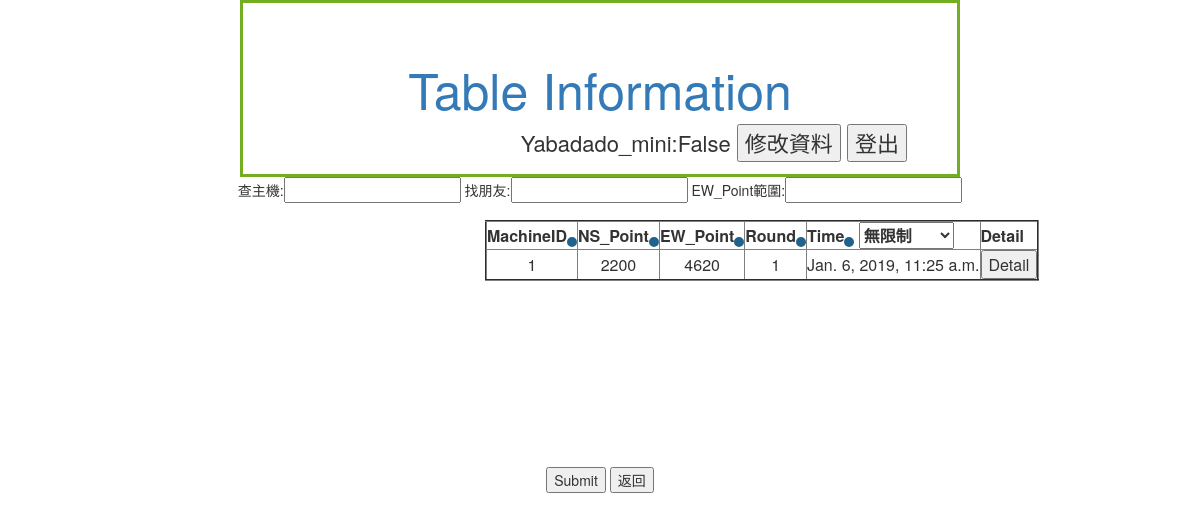
/Member/Table/ (signed in), run on an earlier commit of the app's database.
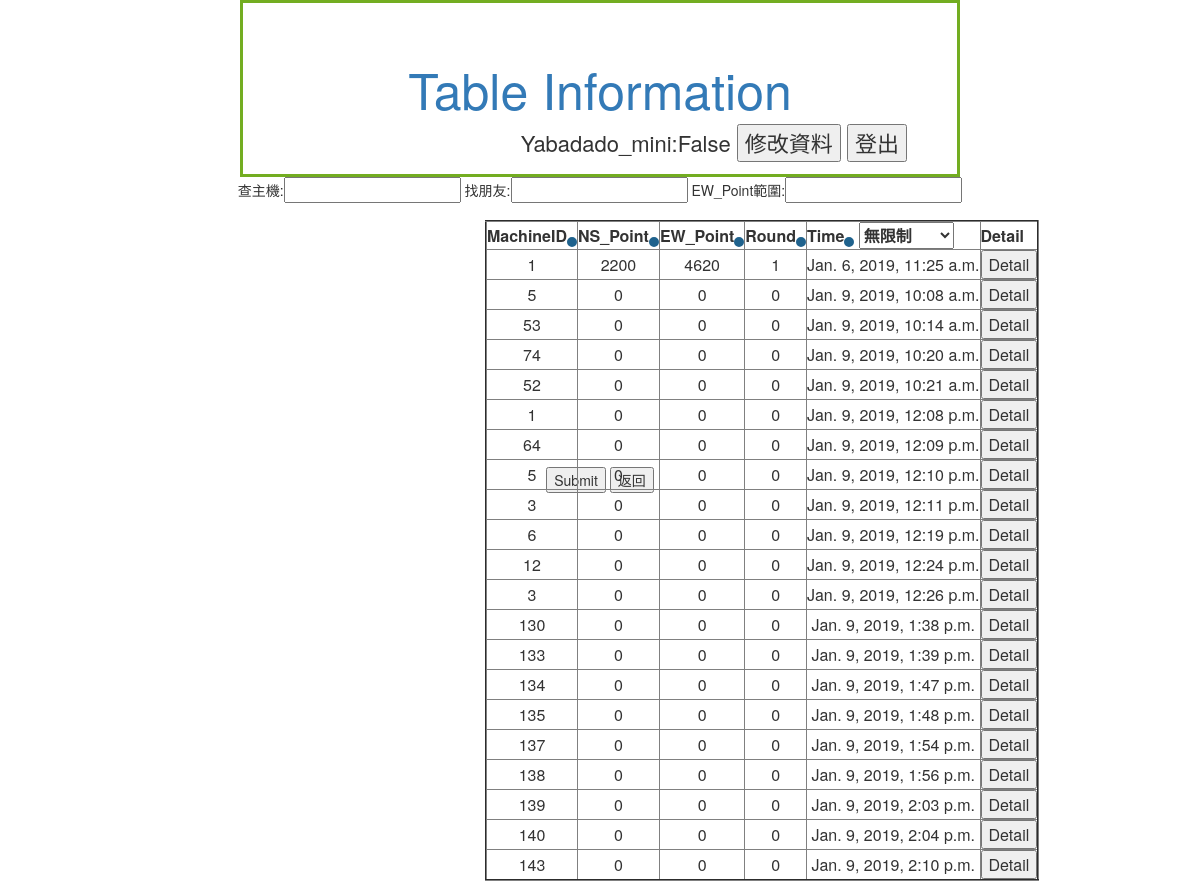
And on a later commit of the database.
### Member/models.py (models this page shows, shortened)
class table(models.Model):
    time = models.DateTimeField(verbose_name="time",auto_now=True)
    NS_TotalPoint = models.DecimalField(max_digits = 5,decimal_places=0)
    EW_TotalPoint = models.DecimalField(max_digits = 5,decimal_places=0)
    RoundNum = models.DecimalField(max_digits = 10,decimal_places=0)     #總共進行幾個ROUND Eg. 1/4/16
    MachineID = models.DecimalField(max_digits = 10,decimal_places=0)

### Member/views.py (the view, shortened to what this page needs)
# urls.py: path('Table/',views.tableinformation,name = 'table'),
@login_required(login_url='/Member/login/')
def tableinformation(request,tid='x'):
	permission = False
	seats = seat.objects.filter(PlayerID=request.user.id)
	mytable = []
	for s in seats:
		mytable.append(s.TableID.pk)
	mytable = set(mytable)		#去除重複
	tables = table.objects.filter(pk__in=mytable)		#一般使用者
	if request.user.is_staff==True:
		permission = True			#管理者
		tables = table.objects.all()
	name = Name(request)
	if	tid=="x":		# 牌桌資訊一覽
		return render(request,"Member/table.html",locals())

### Member/views.py (called while the page is built)
def Name(request):
	name = request.user.first_name
	if name == "":
		name = request.user.username
	return name

### Member/templates/Member/table.html (shortened to what this page needs)
{% extends 'Member/base.html' %}
{%block title%}
    Table Information
{%endblock%}
{%block user%}
        {{name}}:{{permission}}
        <input type="button" value="修改資料" onclick="location='/Member/modify/'">
        <input type="button" value="登出" onclick="location='/Member/logout/'">
{%endblock%}
{%block content%}
<form method="post" action="/Member/Table/">
<div style="">
    查主機:<input type="text" name="BMBC">
    找朋友:<input type="text" name="Friend">
    EW_Point範圍:<input type="text" name="EW_Point"><br>
</div>
<div style="position:absolute;top:220px;left:485px">
    <table style="text-align:center;" border="2" align="center" >
        <tr><th>MachineID<input type="submit" name = 'order'value="MachineID"></th>
        <th>NS_Point<input type="submit" name = 'order'value="NS_TotalPoint"></th>
        <th>EW_Point<input type="submit" name = 'order'value="EW_TotalPoint"></th>
        <th>Round<input type="submit" name = 'order'value="RoundNum"></th>
        <th>Time<input type="submit" name = 'order'value="-time">
            <select name="TimeRange">
                <option value="99999">無限制</option>
            </select>
        </th>
        <th>Detail</th>
        {%for table in tables%}
        <tr>
        <td>{{table.MachineID}}</td>
        <td>{{table.NS_TotalPoint}}</td>
        <td>{{table.EW_TotalPoint}}</td>
        <td>{{table.RoundNum}}</td>
            <td>{{table.time}}</td>
        <td><input type="button" onclick="location.href='{{table.pk}}'"value="Detail"></td>
        </tr>
        {%endfor%}
    </table>
</div>
{%endblock%}
{%block bottom%}
<input type="submit" class="a">
{%endblock%}

What changed in the data, as far as the page shows it:
added table: MachineID "5", NS_TotalPoint "0", EW_TotalPoint "0", RoundNum "0", time "Jan. 9, 2019, 10:08 a.m."
added table: MachineID "53", NS_TotalPoint "0", EW_TotalPoint "0", RoundNum "0", time "Jan. 9, 2019, 10:14 a.m."
added table: MachineID "74", NS_TotalPoint "0", EW_TotalPoint "0", RoundNum "0", time "Jan. 9, 2019, 10:20 a.m."
added table: MachineID "52", NS_TotalPoint "0", EW_TotalPoint "0", RoundNum "0", time "Jan. 9, 2019, 10:21 a.m."
added table: MachineID "1", NS_TotalPoint "0", EW_TotalPoint "0", RoundNum "0", time "Jan. 9, 2019, 12:08 p.m."
added table: MachineID "64", NS_TotalPoint "0", EW_TotalPoint "0", RoundNum "0", time "Jan. 9, 2019, 12:09 p.m."
added table: MachineID "5", NS_TotalPoint "0", EW_TotalPoint "0", RoundNum "0", time "Jan. 9, 2019, 12:10 p.m."
added table: MachineID "3", NS_TotalPoint "0", EW_TotalPoint "0", RoundNum "0", time "Jan. 9, 2019, 12:11 p.m."
added table: MachineID "6", NS_TotalPoint "0", EW_TotalPoint "0", RoundNum "0", time "Jan. 9, 2019, 12:19 p.m."
added table: MachineID "12", NS_TotalPoint "0", EW_TotalPoint "0", RoundNum "0", time "Jan. 9, 2019, 12:24 p.m."
added table: MachineID "3", NS_TotalPoint "0", EW_TotalPoint "0", RoundNum "0", time "Jan. 9, 2019, 12:26 p.m."
added table: MachineID "130", NS_TotalPoint "0", EW_TotalPoint "0", RoundNum "0", time "Jan. 9, 2019, 1:38 p.m."
added table: MachineID "133", NS_TotalPoint "0", EW_TotalPoint "0", RoundNum "0", time "Jan. 9, 2019, 1:39 p.m."
added table: MachineID "134", NS_TotalPoint "0", EW_TotalPoint "0", RoundNum "0", time "Jan. 9, 2019, 1:47 p.m."
added table: MachineID "135", NS_TotalPoint "0", EW_TotalPoint "0", RoundNum "0", time "Jan. 9, 2019, 1:48 p.m."
added table: MachineID "137", NS_TotalPoint "0", EW_TotalPoint "0", RoundNum "0", time "Jan. 9, 2019, 1:54 p.m."
added table: MachineID "138", NS_TotalPoint "0", EW_TotalPoint "0", RoundNum "0", time "Jan. 9, 2019, 1:56 p.m."
added table: MachineID "139", NS_TotalPoint "0", EW_TotalPoint "0", RoundNum "0", time "Jan. 9, 2019, 2:03 p.m."
added table: MachineID "140", NS_TotalPoint "0", EW_TotalPoint "0", RoundNum "0", time "Jan. 9, 2019, 2:04 p.m."
added table: MachineID "143", NS_TotalPoint "0", EW_TotalPoint "0", RoundNum "0", time "Jan. 9, 2019, 2:10 p.m."
